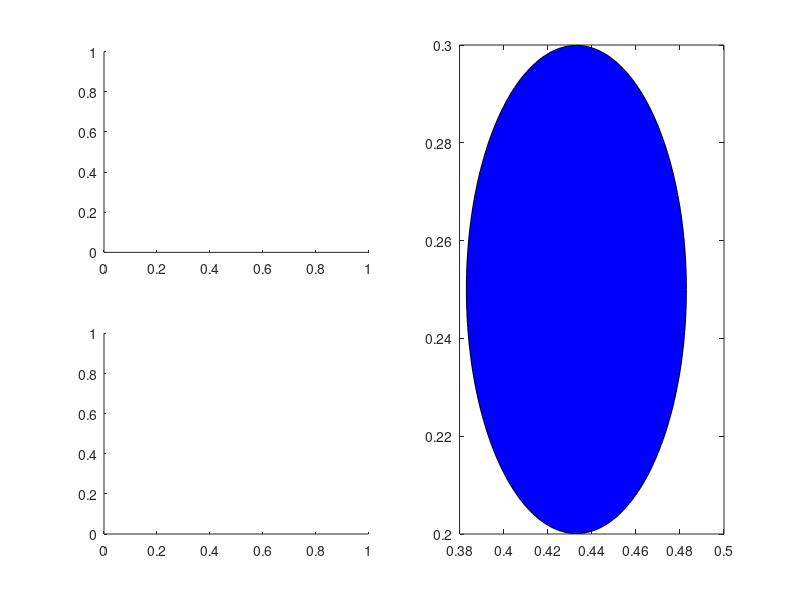

Source code (MATLAB): (Note: this script raises an error after producing the figure.)
function res = springPendulumAnimation(t,y0,doanim)
% springPendulumAnimation numerically integrates the equations of motion of
% a spring pendulum and optionally animates the results.
%
% res = springPendulumAnimation(t,y0,doanim) performs the integration for
% time array t, with initial conditions y0 ([r(t0),\dot{r}(t0),theta(t0),
% \dot\theta(t0)]) and animates if doanim is true. res contains the results
% of the numerical integration See ode45 for details.

% Copyright (c) 2015 Dmitry Savransky (ds264@cornell.edu)

%spring pendulum Animation
%state y = [r, rd, th,thd]
g = 9.81;   %m/s^2  acceleration due to graivty
x0 = 0.1;   %m      spring rest length
m = 0.1;      %kg     pendulum mass
k = 2;      %N/m    spring constant

if ~exist('t','var') || isempty(t)
    t = 0:1/40:60; %seconds
end
if ~exist('y0','var') || isempty(y0)
    y0 = [0.5,0,pi/3,0];  %initial conditions
end
if ~exist('doanim','var') || isempty(doanim)
    doanim = true;
end

%spring pendulume ODE function
    function dy = springPendulumODE(t,y)
        %y = [r, rd, th,thd]
        r   = y(1);
        rd  = y(2);
        th  = y(3);
        thd = y(4);
        
        dy = [rd;
            r*thd^2 + g*cos(th) - k/m*(r-x0);
            thd;
            -2*rd*thd/r - g*sin(th)/r];
    end

[~,res] = ode45(@springPendulumODE,t,y0);

if doanim
    r = res(:,1);
    theta = res(:,3);
    x = r.*sin(theta);
    y = r.*cos(theta);
    
    f = figure(1);
    clf
    
    set(f,'Position',[1,1,1200,700])
    s1 = subplot(2,2,1);
    s2 = subplot(2,2,3);
    s3 = subplot(2,2,[2,4]);
    
    %set up animation
    axes(s3)
    a = 0:pi/100:2*pi;
    circrad = max(r)/20;
    xcirc = circrad*sin(a);
    ycirc = circrad*cos(a);
    mp = fill(xcirc+x(1),ycirc+y(1),'b');
    hold on
    tmp = drawSpring([0,0],[x(1),y(1)],10,0.05);
    sprng = plot(tmp(1,:),tmp(2,:));
    hold off
    axis equal
    axlim = [min(x-circrad),max(x+circrad),...
        min([0;y-circrad]),max([0;y+circrad])];
    axis(axlim)
    
    set(s3,'FontName','Times','FontSize',18,'YDir','Reverse',...
        'XAxisLocation','Top')
    ylabel('$\leftarrow \mathbf{e}_1 $','Interpreter','Latex')
    xlabel('$\mathbf{e}_2 \rightarrow$','Interpreter','Latex')
    
    %set up plots
    axes(s1)
    rplot = plot(t(1),r(1),'Linewidth',2);
    set(s1,'FontName','Times','FontSize',18)
    xlabel('Time (s)','Interpreter','Latex')
    ylabel('$r$ (m)','Interpreter','Latex')
    axes(s2)
    thplot = plot(t(1),theta(1),'Linewidth',2);
    set(s2,'FontName','Times','FontSize',18)
    xlabel('Time (s)','Interpreter','Latex')
    ylabel('$\theta$ (rad)','Interpreter','Latex')
    
    %animate
    for j = 2:length(t)
        pause(t(j)-t(j-1))
        set(mp,'XData',get(mp,'XData')+(x(j) - x(j-1)),...
            'YData',get(mp,'YData')+(y(j) - y(j-1)));
        tmp = drawSpring([0,0],[x(j),y(j)],10,0.05);
        set(sprng,'XData',tmp(1,:),'YData',tmp(2,:));
        
        set(rplot,'XData',t(1:j),'YData',r(1:j));
        set(thplot,'XData',t(1:j),'YData',theta(1:j));
        if t(j) < 5
            set(s1,'Xlim',[0,5])
            set(s2,'Xlim',[0,5])
        else
            set(s1,'XLimMode','auto')
            set(s2,'XLimMode','auto')
        end
    end
end

end